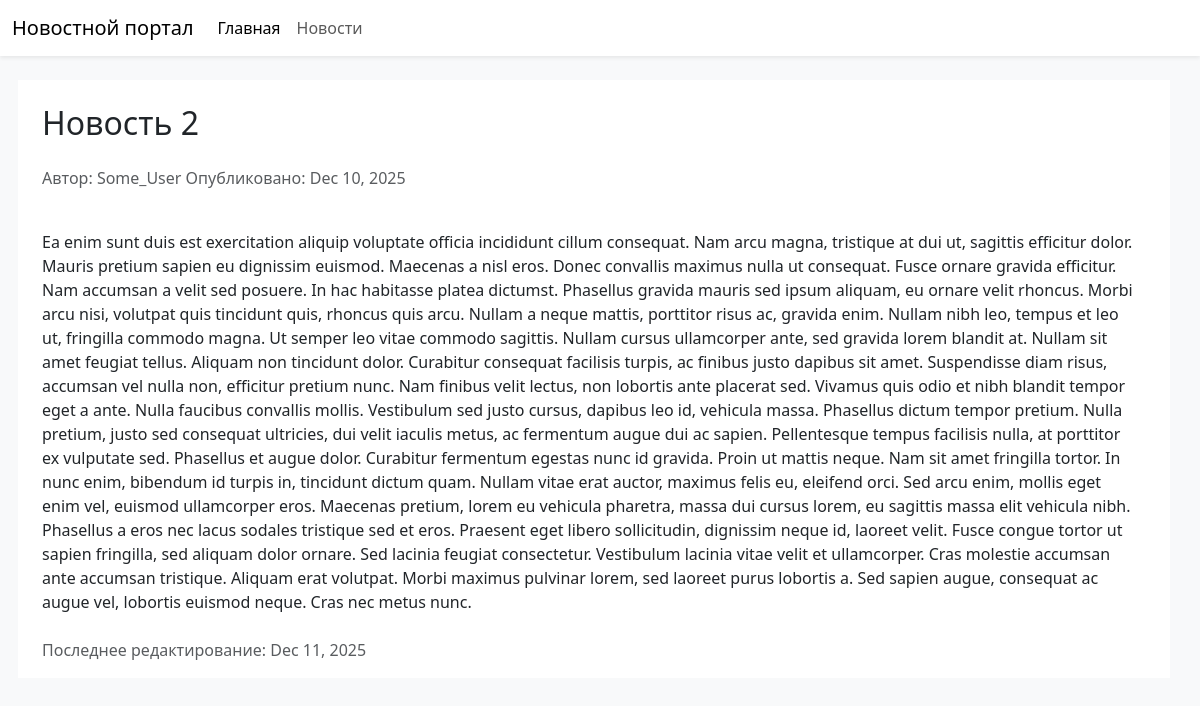
Screenshot of /news/2/ with the database file from the repository.
### news_portal/news/models.py (models this page shows, shortened)
class NewsArticle(models.Model):
    title = models.CharField(max_length=255, verbose_name='Title')
    content = models.TextField(verbose_name='Content')
    author = models.ForeignKey(
        User,
        on_delete=models.CASCADE,
        verbose_name='Author',
    )
    created_at = models.DateTimeField(auto_now_add=True, verbose_name='Date of creation')
    updated_at = models.DateTimeField(auto_now=True, verbose_name='Date of last update')
    is_published = models.BooleanField(verbose_name='Is published')

### news_portal/news/views.py (the view)
# urls.py: path('<int:news_id>/', views.NewsPageView.as_view(), name='news_article')
class NewsPageView(View):
    def get(self, request, news_id):
        news_article = get_object_or_404(NewsArticle, id=news_id)
        return render(
            request,
            'news/news_article.html',
            context={
                'news_article': news_article,
            },
        )

### news_portal/news/templates/news/news_article.html (shortened to what this page needs)
{% extends "news/base_news.html" %}
{% block content %}
<div class="row flex-md-row">
    <div class="row bg-white">
        <div class="h2 my-4">{{ news_article.title }}</div>
        <p class="text-muted">Автор: {{ news_article.author }} Опубликовано: {{ news_article.created_at|date:"M d, Y" }}</p>
        <div class="my-4">{{ news_article.content }}</div>
        <p class="text-muted">Последнее редактирование: {{ news_article.updated_at|date:"M d, Y" }}</p>
    </div>
</div>
{% endblock %}

### rows the page displays
NewsArticle: title "Новость 2", author "Some_User", created_at "Dec 10, 2025", content "Ea enim sunt duis est exercitation aliquip voluptate officia incididunt cillum consequat. Nam arcu magna, tristique at dui ut, sagittis efficitur dolor. Mauris pretium sapien eu dignissim euismod. Maecenas a nisl eros. Donec convallis maximus nulla ut consequat. Fusce ornare gravida efficitur. Nam accumsan a velit sed posuere. In hac habitasse platea dictumst. Phasellus gravida mauris sed ipsum aliquam, eu ornare velit rhoncus. Morbi arcu nisi, volutpat quis tincidunt quis, rhoncus quis arcu. Nullam a neque mattis, porttitor risus ac, gravida enim. Nullam nibh leo, tempus et leo ut, fringilla commodo magna. Ut semper leo vitae commodo sagittis. Nullam cursus ullamcorper ante, sed gravida…", updated_at "Dec 11, 2025"
